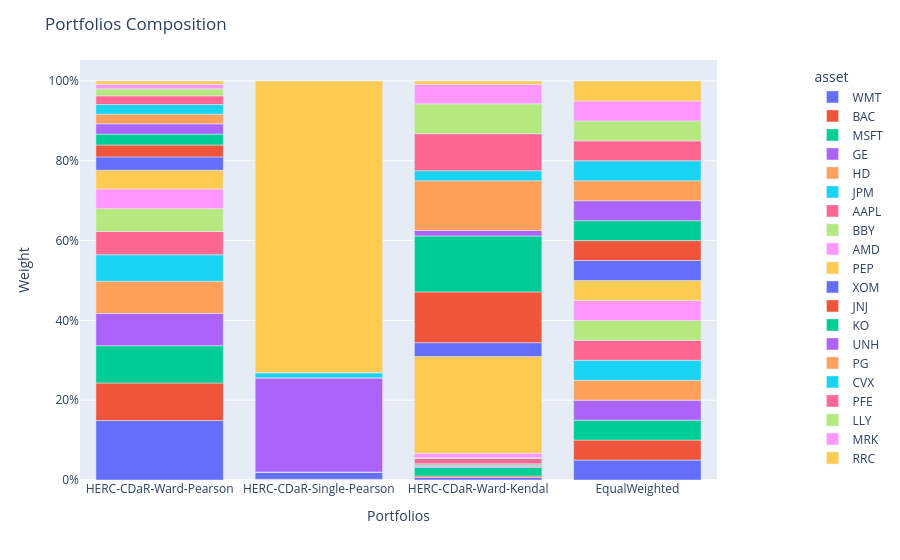

The cell this chart's notebook holds for it:
### Code cell
population_test.plot_composition()

### Figure 1 — Plotly figure (JSON) as saved in the notebook; plotly's stock layout.template omitted (floating-point values rounded to 4 significant figures)
{"data": [{"alignmentgroup": "True", "hovertemplate": "asset=WMT<br>index=%{x}<br>value=%{y}<extra></extra>", "legendgroup": "WMT", "marker": {"color": "#636efa", "pattern": {"shape": ""}}, "name": "WMT", "offsetgroup": "WMT", "orientation": "v", "showlegend": true, "textposition": "auto", "type": "bar", "x": ["HERC-CDaR-Ward-Pearson", "HERC-CDaR-Single-Pearson", "HERC-CDaR-Ward-Kendal", "EqualWeighted"], "xaxis": "x", "y": [0.149, 2.925e-05, 0.006112, 0.05], "yaxis": "y"}, {"alignmentgroup": "True", "hovertemplate": "asset=BAC<br>index=%{x}<br>value=%{y}<extra></extra>", "legendgroup": "BAC", "marker": {"color": "#EF553B", "pattern": {"shape": ""}}, "name": "BAC", "offsetgroup": "BAC", "orientation": "v", "showlegend": true, "textposition": "auto", "type": "bar", "x": ["HERC-CDaR-Ward-Pearson", "HERC-CDaR-Single-Pearson", "HERC-CDaR-Ward-Kendal", "EqualWeighted"], "xaxis": "x", "y": [0.09421, 1.85e-05, 0.003865, 0.05], "yaxis": "y"}, {"alignmentgroup": "True", "hovertemplate": "asset=MSFT<br>index=%{x}<br>value=%{y}<extra></extra>", "legendgroup": "MSFT", "marker": {"color": "#00cc96", "pattern": {"shape": ""}}, "name": "MSFT", "offsetgroup": "MSFT", "orientation": "v", "showlegend": true, "textposition": "auto", "type": "bar", "x": ["HERC-CDaR-Ward-Pearson", "HERC-CDaR-Single-Pearson", "HERC-CDaR-Ward-Kendal", "EqualWeighted"], "xaxis": "x", "y": [0.09336, 1.581e-05, 0.02121, 0.05], "yaxis": "y"}, {"alignmentgroup": "True", "hovertemplate": "asset=GE<br>index=%{x}<br>value=%{y}<extra></extra>", "legendgroup": "GE", "marker": {"color": "#ab63fa", "pattern": {"shape": ""}}, "name": "GE", "offsetgroup": "GE", "orientation": "v", "showlegend": true, "textposition": "auto", "type": "bar", "x": ["HERC-CDaR-Ward-Pearson", "HERC-CDaR-Single-Pearson", "HERC-CDaR-Ward-Kendal", "EqualWeighted"], "xaxis": "x", "y": [0.08083, 1.587e-05, 0.003316, 0.05], "yaxis": "y"}, {"alignmentgroup": "True", "hovertemplate": "asset=HD<br>index=%{x}<br>value=%{y}<extra></extra>", "legendgroup": "HD", "marker": {"color": "#FFA15A", "pattern": {"shape": ""}}, "name": "HD", "offsetgroup": "HD", "orientation": "v", "showlegend": true, "textposition": "auto", "type": "bar", "x": ["HERC-CDaR-Ward-Pearson", "HERC-CDaR-Single-Pearson", "HERC-CDaR-Ward-Kendal", "EqualWeighted"], "xaxis": "x", "y": [0.0807, 1.585e-05, 0.003311, 0.05], "yaxis": "y"}, {"alignmentgroup": "True", "hovertemplate": "asset=JPM<br>index=%{x}<br>value=%{y}<extra></extra>", "legendgroup": "JPM", "marker": {"color": "#19d3f3", "pattern": {"shape": ""}}, "name": "JPM", "offsetgroup": "JPM", "orientation": "v", "showlegend": true, "textposition": "auto", "type": "bar", "x": ["HERC-CDaR-Ward-Pearson", "HERC-CDaR-Single-Pearson", "HERC-CDaR-Ward-Kendal", "EqualWeighted"], "xaxis": "x", "y": [0.06657, 1.307e-05, 0.002731, 0.05], "yaxis": "y"}, {"alignmentgroup": "True", "hovertemplate": "asset=AAPL<br>index=%{x}<br>value=%{y}<extra></extra>", "legendgroup": "AAPL", "marker": {"color": "#FF6692", "pattern": {"shape": ""}}, "name": "AAPL", "offsetgroup": "AAPL", "orientation": "v", "showlegend": true, "textposition": "auto", "type": "bar", "x": ["HERC-CDaR-Ward-Pearson", "HERC-CDaR-Single-Pearson", "HERC-CDaR-Ward-Kendal", "EqualWeighted"], "xaxis": "x", "y": [0.05814, 5.184e-05, 0.01321, 0.05], "yaxis": "y"}, {"alignmentgroup": "True", "hovertemplate": "asset=BBY<br>index=%{x}<br>value=%{y}<extra></extra>", "legendgroup": "BBY", "marker": {"color": "#B6E880", "pattern": {"shape": ""}}, "name": "BBY", "offsetgroup": "BBY", "orientation": "v", "showlegend": true, "textposition": "auto", "type": "bar", "x": ["HERC-CDaR-Ward-Pearson", "HERC-CDaR-Single-Pearson", "HERC-CDaR-Ward-Kendal", "EqualWeighted"], "xaxis": "x", "y": [0.05726, 0.000378, 0.002026, 0.05], "yaxis": "y"}, {"alignmentgroup": "True", "hovertemplate": "asset=AMD<br>index=%{x}<br>value=%{y}<extra></extra>", "legendgroup": "AMD", "marker": {"color": "#FF97FF", "pattern": {"shape": ""}}, "name": "AMD", "offsetgroup": "AMD", "orientation": "v", "showlegend": true, "textposition": "auto", "type": "bar", "x": ["HERC-CDaR-Ward-Pearson", "HERC-CDaR-Single-Pearson", "HERC-CDaR-Ward-Kendal", "EqualWeighted"], "xaxis": "x", "y": [0.04927, 0.001309, 0.01119, 0.05], "yaxis": "y"}, {"alignmentgroup": "True", "hovertemplate": "asset=PEP<br>index=%{x}<br>value=%{y}<extra></extra>", "legendgroup": "PEP", "marker": {"color": "#FECB52", "pattern": {"shape": ""}}, "name": "PEP", "offsetgroup": "PEP", "orientation": "v", "showlegend": true, "textposition": "auto", "type": "bar", "x": ["HERC-CDaR-Ward-Pearson", "HERC-CDaR-Single-Pearson", "HERC-CDaR-Ward-Kendal", "EqualWeighted"], "xaxis": "x", "y": [0.04726, 3.574e-05, 0.2424, 0.05], "yaxis": "y"}, {"alignmentgroup": "True", "hovertemplate": "asset=XOM<br>index=%{x}<br>value=%{y}<extra></extra>", "legendgroup": "XOM", "marker": {"color": "#636efa", "pattern": {"shape": ""}}, "name": "XOM", "offsetgroup": "XOM", "orientation": "v", "showlegend": true, "textposition": "auto", "type": "bar", "x": ["HERC-CDaR-Ward-Pearson", "HERC-CDaR-Single-Pearson", "HERC-CDaR-Ward-Kendal", "EqualWeighted"], "xaxis": "x", "y": [0.0332, 0.01802, 0.03482, 0.05], "yaxis": "y"}, {"alignmentgroup": "True", "hovertemplate": "asset=JNJ<br>index=%{x}<br>value=%{y}<extra></extra>", "legendgroup": "JNJ", "marker": {"color": "#EF553B", "pattern": {"shape": ""}}, "name": "JNJ", "offsetgroup": "JNJ", "orientation": "v", "showlegend": true, "textposition": "auto", "type": "bar", "x": ["HERC-CDaR-Ward-Pearson", "HERC-CDaR-Single-Pearson", "HERC-CDaR-Ward-Kendal", "EqualWeighted"], "xaxis": "x", "y": [0.02984, 3.226e-05, 0.1272, 0.05], "yaxis": "y"}, {"alignmentgroup": "True", "hovertemplate": "asset=KO<br>index=%{x}<br>value=%{y}<extra></extra>", "legendgroup": "KO", "marker": {"color": "#00cc96", "pattern": {"shape": ""}}, "name": "KO", "offsetgroup": "KO", "orientation": "v", "showlegend": true, "textposition": "auto", "type": "bar", "x": ["HERC-CDaR-Ward-Pearson", "HERC-CDaR-Single-Pearson", "HERC-CDaR-Ward-Kendal", "EqualWeighted"], "xaxis": "x", "y": [0.02731, 2.065e-05, 0.1401, 0.05], "yaxis": "y"}, {"alignmentgroup": "True", "hovertemplate": "asset=UNH<br>index=%{x}<br>value=%{y}<extra></extra>", "legendgroup": "UNH", "marker": {"color": "#ab63fa", "pattern": {"shape": ""}}, "name": "UNH", "offsetgroup": "UNH", "orientation": "v", "showlegend": true, "textposition": "auto", "type": "bar", "x": ["HERC-CDaR-Ward-Pearson", "HERC-CDaR-Single-Pearson", "HERC-CDaR-Ward-Kendal", "EqualWeighted"], "xaxis": "x", "y": [0.02575, 0.2361, 0.01382, 0.05], "yaxis": "y"}, {"alignmentgroup": "True", "hovertemplate": "asset=PG<br>index=%{x}<br>value=%{y}<extra></extra>", "legendgroup": "PG", "marker": {"color": "#FFA15A", "pattern": {"shape": ""}}, "name": "PG", "offsetgroup": "PG", "orientation": "v", "showlegend": true, "textposition": "auto", "type": "bar", "x": ["HERC-CDaR-Ward-Pearson", "HERC-CDaR-Single-Pearson", "HERC-CDaR-Ward-Kendal", "EqualWeighted"], "xaxis": "x", "y": [0.02429, 1.837e-05, 0.1246, 0.05], "yaxis": "y"}, {"alignmentgroup": "True", "hovertemplate": "asset=CVX<br>index=%{x}<br>value=%{y}<extra></extra>", "legendgroup": "CVX", "marker": {"color": "#19d3f3", "pattern": {"shape": ""}}, "name": "CVX", "offsetgroup": "CVX", "orientation": "v", "showlegend": true, "textposition": "auto", "type": "bar", "x": ["HERC-CDaR-Ward-Pearson", "HERC-CDaR-Single-Pearson", "HERC-CDaR-Ward-Kendal", "EqualWeighted"], "xaxis": "x", "y": [0.02409, 0.01308, 0.02527, 0.05], "yaxis": "y"}, {"alignmentgroup": "True", "hovertemplate": "asset=PFE<br>index=%{x}<br>value=%{y}<extra></extra>", "legendgroup": "PFE", "marker": {"color": "#FF6692", "pattern": {"shape": ""}}, "name": "PFE", "offsetgroup": "PFE", "orientation": "v", "showlegend": true, "textposition": "auto", "type": "bar", "x": ["HERC-CDaR-Ward-Pearson", "HERC-CDaR-Single-Pearson", "HERC-CDaR-Ward-Kendal", "EqualWeighted"], "xaxis": "x", "y": [0.02171, 2.347e-05, 0.09254, 0.05], "yaxis": "y"}, {"alignmentgroup": "True", "hovertemplate": "asset=LLY<br>index=%{x}<br>value=%{y}<extra></extra>", "legendgroup": "LLY", "marker": {"color": "#B6E880", "pattern": {"shape": ""}}, "name": "LLY", "offsetgroup": "LLY", "orientation": "v", "showlegend": true, "textposition": "auto", "type": "bar", "x": ["HERC-CDaR-Ward-Pearson", "HERC-CDaR-Single-Pearson", "HERC-CDaR-Ward-Kendal", "EqualWeighted"], "xaxis": "x", "y": [0.01758, 1.9e-05, 0.07495, 0.05], "yaxis": "y"}, {"alignmentgroup": "True", "hovertemplate": "asset=MRK<br>index=%{x}<br>value=%{y}<extra></extra>", "legendgroup": "MRK", "marker": {"color": "#FF97FF", "pattern": {"shape": ""}}, "name": "MRK", "offsetgroup": "MRK", "orientation": "v", "showlegend": true, "textposition": "auto", "type": "bar", "x": ["HERC-CDaR-Ward-Pearson", "HERC-CDaR-Single-Pearson", "HERC-CDaR-Ward-Kendal", "EqualWeighted"], "xaxis": "x", "y": [0.0114, 1.233e-05, 0.04862, 0.05], "yaxis": "y"}, {"alignmentgroup": "True", "hovertemplate": "asset=RRC<br>index=%{x}<br>value=%{y}<extra></extra>", "legendgroup": "RRC", "marker": {"color": "#FECB52", "pattern": {"shape": ""}}, "name": "RRC", "offsetgroup": "RRC", "orientation": "v", "showlegend": true, "textposition": "auto", "type": "bar", "x": ["HERC-CDaR-Ward-Pearson", "HERC-CDaR-Single-Pearson", "HERC-CDaR-Ward-Kendal", "EqualWeighted"], "xaxis": "x", "y": [0.00828, 0.7308, 0.008686, 0.05], "yaxis": "y"}], "layout": {"barmode": "relative", "legend": {"title": {"text": "asset"}, "tracegroupgap": 0, "x": 1.15, "xanchor": "left", "y": 0.99, "yanchor": "top"}, "margin": {"t": 60}, "title": {"text": "Portfolios Composition"}, "xaxis": {"anchor": "y", "domain": [0, 1], "title": {"text": "Portfolios"}}, "yaxis": {"anchor": "x", "domain": [0, 1], "tickformat": ",.0%", "title": {"text": "Weight"}}}}
